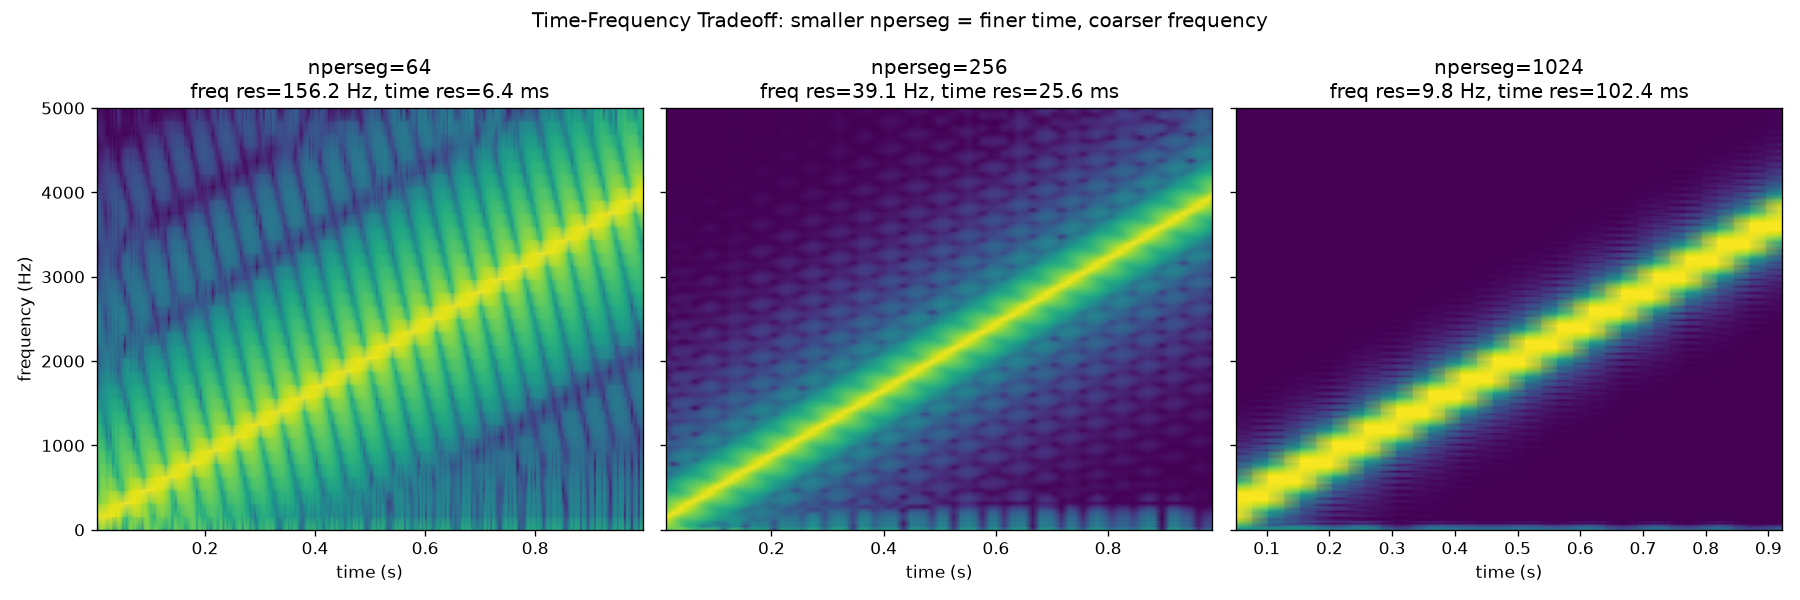

The script that saved this image:
# Compare three different nperseg
import matplotlib.pyplot as plt
import numpy as np
from scipy.signal import chirp, spectrogram


fs = 10000.0
duration = 1.0
f0 = 100.0
f1 = 4000.0

n = np.arange(int(fs * duration))
t = n / fs
x = chirp(t, f0=f0, f1=f1, t1=duration, method="linear")

nperseg_list = [64, 256, 1024]

fig, axes = plt.subplots(1, 3, figsize=(15, 5), sharey=True)    # sharey -> share y axis

for ax, nperseg in zip(axes, nperseg_list):
    noverlap = nperseg // 2
    f_spec, t_spec, Sxx = spectrogram(x, fs, nperseg=nperseg, noverlap=noverlap)
    Sxx_db = 10 * np.log10(Sxx + 1e-12)

    freq_resolution = fs / nperseg
    time_resolution = nperseg / fs

    ax.pcolormesh(t_spec, f_spec, Sxx_db, shading="gouraud")
    ax.set_xlabel("time (s)")
    ax.set_title(f"nperseg={nperseg}\n"
                 f"freq res={freq_resolution:.1f} Hz, "
                 f"time res={time_resolution*1000:.1f} ms")

axes[0].set_ylabel("frequency (Hz)")

fig.suptitle("Time-Frequency Tradeoff: smaller nperseg = finer time, coarser frequency")
fig.tight_layout()
fig.savefig("d11_resolution_tradeoff.png", dpi=120)
print("saved to d11_resolution_tradeoff.png")

for nperseg in nperseg_list:
    print(f"nperseg={nperseg}: freq_resolution={fs/nperseg:.2f} Hz, "
          f"time_resolution={nperseg/fs*1000:.2f} ms")
